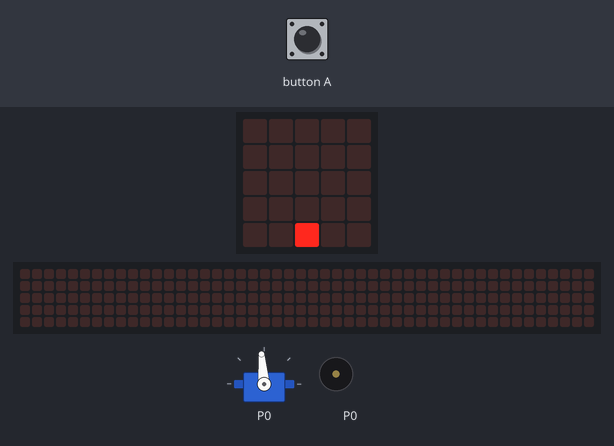
The program below on a simulated BBC micro:bit (MakeCode). Parts: the board's 5×5 LED display, servo, a strip that is not on the board, showing the scrolling text unrolled, buzzer (waves = sounding). The test bench sets the inputs (shaded band). Random numbers come from a fixed seed; the 48×5 strip is a reading aid, not a part: it shows the text the display is scrolling, unrolled, one strip-width of it at a time; what the program prints to the serial console is not drawn.

Above: at 1.2 s.
1.3 s: button A pressed for 0.15 s
At 1.97 s:
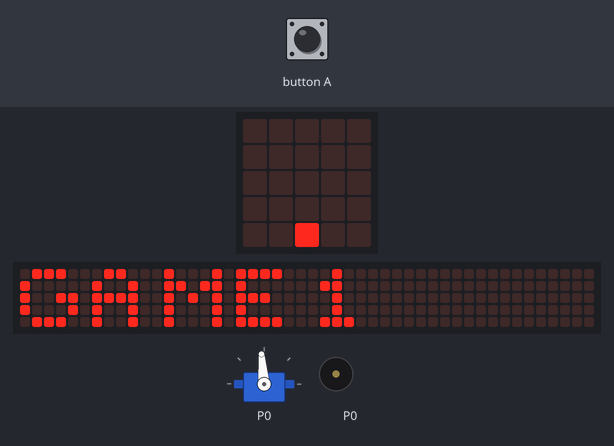
2.0 s: button A pressed for 0.15 s
At 12.84 s:
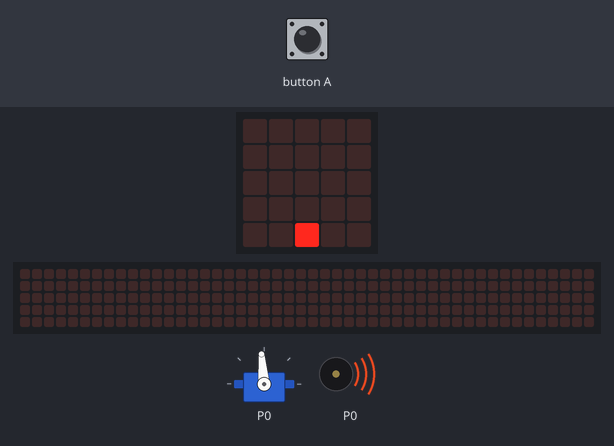
Timing chart, 0 to 15.3 s (numbered marks = the images above; inputs shaded):
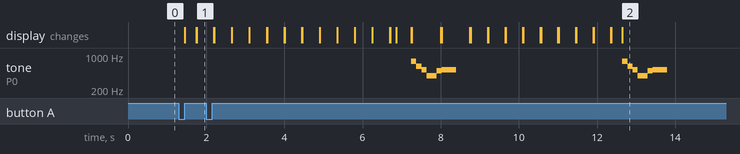

Measured:
- after the input at 1.3 s, the display: changes after 0.15 s (image 1)
- by itself, tone on P0: plays 784 Hz for 0.13 s, 622 Hz for 0.13 s, 523 Hz for 0.13 s, 392 Hz for 0.26 s, 494 Hz for 0.13 s, 523 Hz for 0.38 s … (12 notes in this stretch)

The program:

main.ts
```typescript
input.onButtonPressed(Button.A, function () {
    basic.showString("GAME1")
    hand = randint(0, 3)
    if (hand == 1) {
        basic.showLeds(`
            # # # # #
            # # # # #
            # # # # #
            # # # # #
            # # # # #
            `)
    }
    if (hand == 2) {
        basic.showLeds(`
            # # . . #
            # # . # .
            . . # . .
            # # . # .
            # # . . #
            `)
    }
    if (hand == 3) {
        basic.showLeds(`
            . . . . .
            . # # # .
            . # . # .
            . # # # .
            . . . . .
            `)
    }
    music.startMelody(music.builtInMelody(Melodies.PowerDown), MelodyOptions.Once)
    basic.clearScreen()
})
let angle = 0
let hand = 0
let open = 95
let closed = 175
basic.forever(function () {
    let lichtniveau = 0
    led.plotBarGraph(
    lichtniveau,
    0
    )
    angle = pins.map(
    lichtniveau,
    0,
    255,
    open,
    closed
    )
    pins.servoWritePin(AnalogPin.P0, angle)
})
```

test.ts
```typescript
// tests gaan hier; deze zal niet worden gecompileerd wanneer dit pakket wordt gebruikt als extensie.
```
